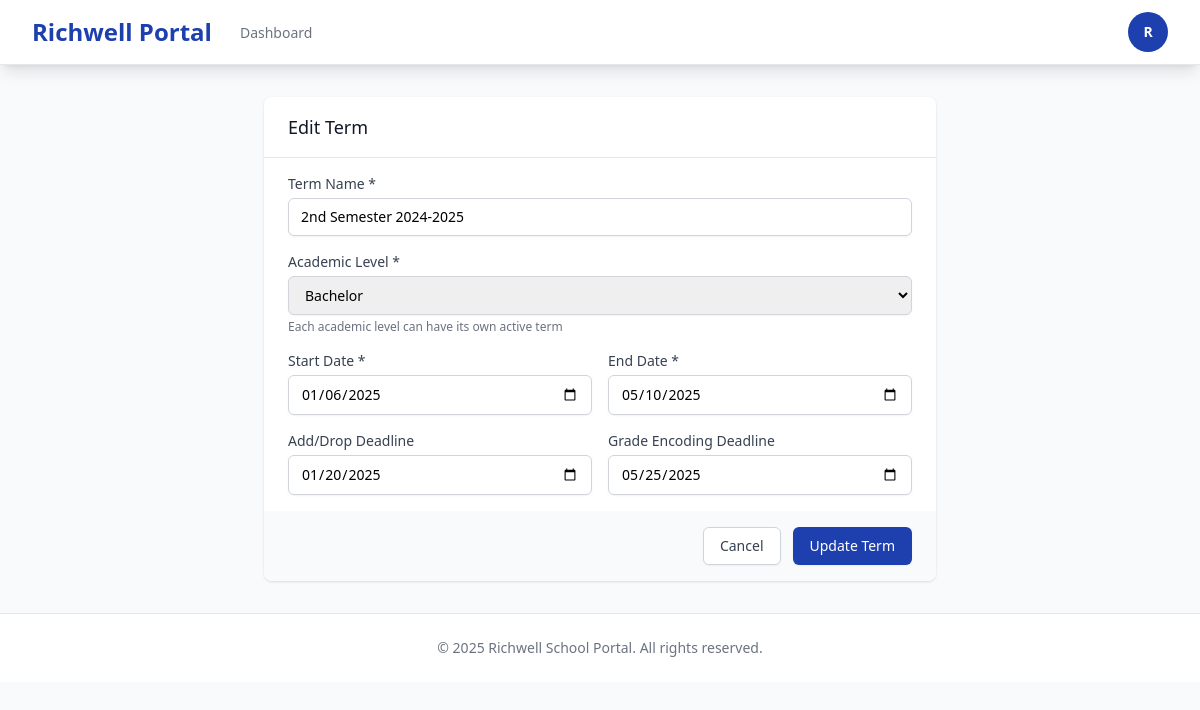
/registrar/enrollment/terms/2/update/ (signed in), run on the app's committed database.
### users/models.py (models this page shows, shortened)
class User(AbstractUser):
    ROLE_CHOICES = [
        ('student', 'Student'),
        ('professor', 'Professor'),
        ('registrar', 'Registrar'),
        ('dean', 'Dean'),
        ('admission', 'Admission'),
        ('admin', 'Admin'),
    ]
    role = models.CharField(max_length=20, choices=ROLE_CHOICES)
    created_at = models.DateTimeField(auto_now_add=True)

### enrollment/models.py (models this page shows, shortened)
class Term(models.Model):
    LEVEL_CHOICES = [
        ('SHS', 'Senior High School'),
        ('Bachelor', 'Bachelor'),
        ('Masteral', 'Masteral'),
    ]
    name = models.CharField(max_length=50)
    level = models.CharField(max_length=20, choices=LEVEL_CHOICES, default='Bachelor')
    start_date = models.DateField()
    end_date = models.DateField()
    add_drop_deadline = models.DateField(null=True, blank=True)
    grade_encoding_deadline = models.DateField(null=True, blank=True)
    is_active = models.BooleanField(default=False)
    archived = models.BooleanField(default=False)
    created_at = models.DateTimeField(auto_now_add=True)
    class Meta:
        unique_together = ('name', 'level')

### enrollment/views.py (the view, shortened to what this page needs)
# urls.py: path('terms/<int:pk>/update/', views.term_update, name='term_update'),
@role_required('registrar')
def term_update(request, pk):
    term = get_object_or_404(Term, pk=pk)
    context = {
        'term': term,
        'level_choices': Term.LEVEL_CHOICES,
    }
    return render(request, 'registrar/terms/term_form.html', context)

### templates/registrar/terms/term_form.html (shortened to what this page needs)
{% extends 'base.html' %}
{% block content %}
<div class="max-w-2xl mx-auto">
    <div class="bg-white shadow rounded-lg">
        <form method="POST">
            <div class="px-6 py-4 border-b border-gray-200">
                <h3 class="text-lg font-medium text-gray-900">
                    {% if term %}Edit Term{% else %}Create New Term{% endif %}
                </h3>
            </div>
            <div class="px-6 py-4 space-y-4">
                <div>
                    <label for="name" class="block text-sm font-medium text-gray-700">Term Name *</label>
                    <input type="text" name="name" id="name" required
                           value="{{ term.name|default:'' }}"
                           placeholder="e.g., 1st Semester AY 2025-2026"
                           class="mt-1 block w-full border border-gray-300 rounded-md shadow-sm py-2 px-3 focus:outline-none focus:ring-primary focus:border-primary sm:text-sm">
                </div>
                <div>
                    <label for="level" class="block text-sm font-medium text-gray-700">Academic Level *</label>
                    <select name="level" id="level" required
                            class="mt-1 block w-full border border-gray-300 rounded-md shadow-sm py-2 px-3 focus:outline-none focus:ring-primary focus:border-primary sm:text-sm">
                        {% for value, label in level_choices %}
                        <option value="{{ value }}" {% if term.level == value %}selected{% endif %}>{{ label }}</option>
                        {% endfor %}
                    </select>
                    <p class="mt-1 text-xs text-gray-500">Each academic level can have its own active term</p>
                </div>
                <div class="grid grid-cols-2 gap-4">
                    <div>
                        <label for="start_date" class="block text-sm font-medium text-gray-700">Start Date *</label>
                        <input type="date" name="start_date" id="start_date" required
                               value="{{ term.start_date|date:'Y-m-d'|default:'' }}"
                               class="mt-1 block w-full border border-gray-300 rounded-md shadow-sm py-2 px-3 focus:outline-none focus:ring-primary focus:border-primary sm:text-sm">
                    </div>
                    <div>
                        <label for="end_date" class="block text-sm font-medium text-gray-700">End Date *</label>
                        <input type="date" name="end_date" id="end_date" required
                               value="{{ term.end_date|date:'Y-m-d'|default:'' }}"
                               class="mt-1 block w-full border border-gray-300 rounded-md shadow-sm py-2 px-3 focus:outline-none focus:ring-primary focus:border-primary sm:text-sm">
                    </div>
                </div>
                <div class="grid grid-cols-2 gap-4">
                    <div>
                        <label for="add_drop_deadline" class="block text-sm font-medium text-gray-700">Add/Drop Deadline</label>
                        <input type="date" name="add_drop_deadline" id="add_drop_deadline"
                               value="{% if term.add_drop_deadline %}{{ term.add_drop_deadline|date:'Y-m-d' }}{% endif %}"
                               class="mt-1 block w-full border border-gray-300 rounded-md shadow-sm py-2 px-3 focus:outline-none focus:ring-primary focus:border-primary sm:text-sm">
                    </div>
                    <div>
                        <label for="grade_encoding_deadline" class="block text-sm font-medium text-gray-700">Grade Encoding Deadline</label>
                        <input type="date" name="grade_encoding_deadline" id="grade_encoding_deadline"
                               value="{% if term.grade_encoding_deadline %}{{ term.grade_encoding_deadline|date:'Y-m-d' }}{% endif %}"
                               class="mt-1 block w-full border border-gray-300 rounded-md shadow-sm py-2 px-3 focus:outline-none focus:ring-primary focus:border-primary sm:text-sm">
                    </div>
                </div>
            </div>
            <div class="px-6 py-4 bg-gray-50 flex justify-end space-x-3 rounded-b-lg">
                <a href="{% url 'enrollment:terms_list' %}"
                   class="px-4 py-2 border border-gray-300 rounded-md shadow-sm text-sm font-medium text-gray-700 bg-white hover:bg-gray-50 focus:outline-none focus:ring-2 focus:ring-offset-2 focus:ring-primary">
                    Cancel
                </a>
                <button type="submit"
                        class="px-4 py-2 border border-transparent rounded-md shadow-sm text-sm font-medium text-white bg-primary hover:bg-blue-700 focus:outline-none focus:ring-2 focus:ring-offset-2 focus:ring-primary">
                    {% if term %}Update Term{% else %}Create Term{% endif %}
                </button>
            </div>
        </form>
    </div>
</div>
{% endblock %}

### templates/base.html (shortened to what this page needs)
<!DOCTYPE html>
<html lang="en">
<head>
    <script src="https://cdn.tailwindcss.com"></script>
</head>
<body class="bg-gray-50 min-h-screen">
    {% if user.is_authenticated %}
    <nav class="bg-white shadow-lg border-b border-gray-200" x-data="{ open: false }">
        <div class="max-w-7xl mx-auto px-4 sm:px-6 lg:px-8">
            <div class="flex justify-between h-16">
                <div class="flex">
                    <div class="flex-shrink-0 flex items-center">
                        <a href="{% url 'dashboard' %}" class="text-2xl font-bold text-primary">
                            Richwell Portal
                        </a>
                    </div>
                    <div class="hidden sm:ml-6 sm:flex sm:space-x-8">
                        <a href="{% url 'dashboard' %}"
                           class="{% if request.resolver_match.url_name == 'dashboard' %}border-primary text-gray-900{% else %}border-transparent text-gray-500 hover:border-gray-300 hover:text-gray-700{% endif %} inline-flex items-center px-1 pt-1 border-b-2 text-sm font-medium">
                            Dashboard
                        </a>
                    </div>
                </div>
                <div class="hidden sm:ml-6 sm:flex sm:items-center">
                    <div class="relative" x-data="{ userMenu: false }">
                        <button @click="userMenu = !userMenu"
                                type="button"
                                class="bg-white flex text-sm rounded-full focus:outline-none focus:ring-2 focus:ring-offset-2 focus:ring-primary">
                            <div class="h-10 w-10 rounded-full bg-primary flex items-center justify-center text-white font-semibold">
                                {{ user.username|slice:":1"|upper }}
                            </div>
                        </button>
                    </div>
                </div>
            </div>
        </div>
    </nav>
    {% endif %}
    <main class="max-w-7xl mx-auto px-4 sm:px-6 lg:px-8 py-8">
        {% block content %}{% endblock %}
    </main>
    <footer class="bg-white border-t border-gray-200 mt-auto">
        <div class="max-w-7xl mx-auto py-6 px-4 sm:px-6 lg:px-8">
            <p class="text-center text-sm text-gray-500">
                &copy; 2025 Richwell School Portal. All rights reserved.
            </p>
        </div>
    </footer>
</body>
</html>

### data on the page
User: username "R"
Term: name "2nd Semester 2024-2025", level "Bachelor", start_date "01/06/2025", end_date "05/10/2025", add_drop_deadline "01/20/2025", grade_encoding_deadline "05/25/2025"
